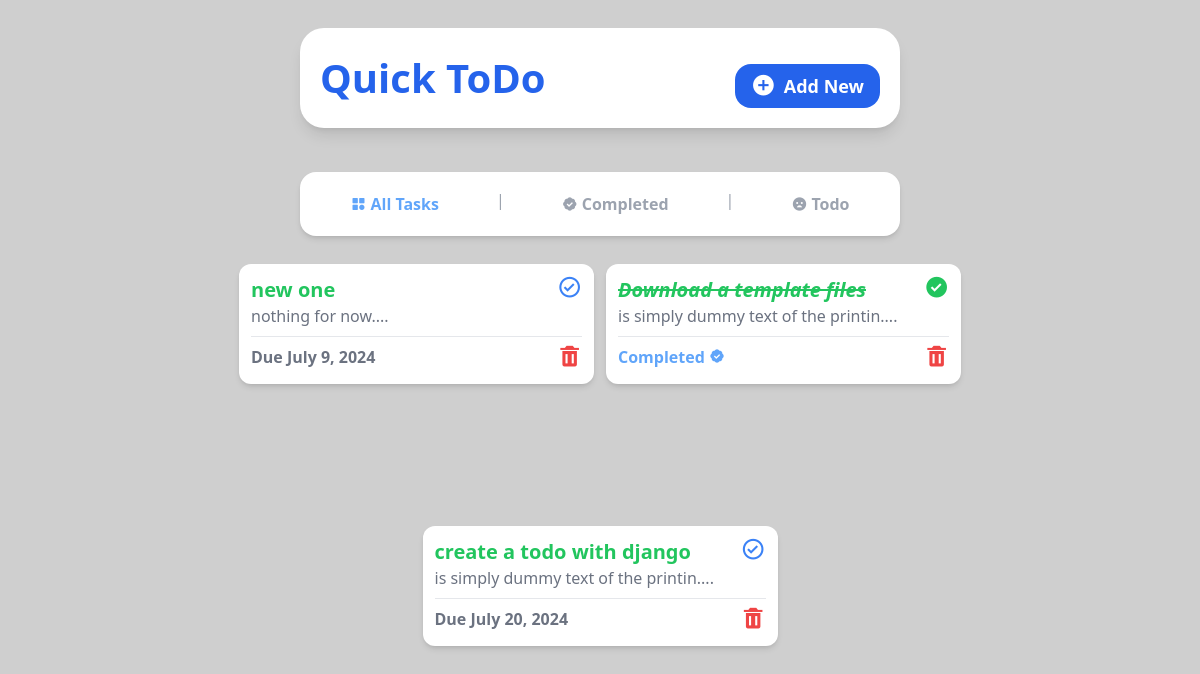
Before: / with the older database file.
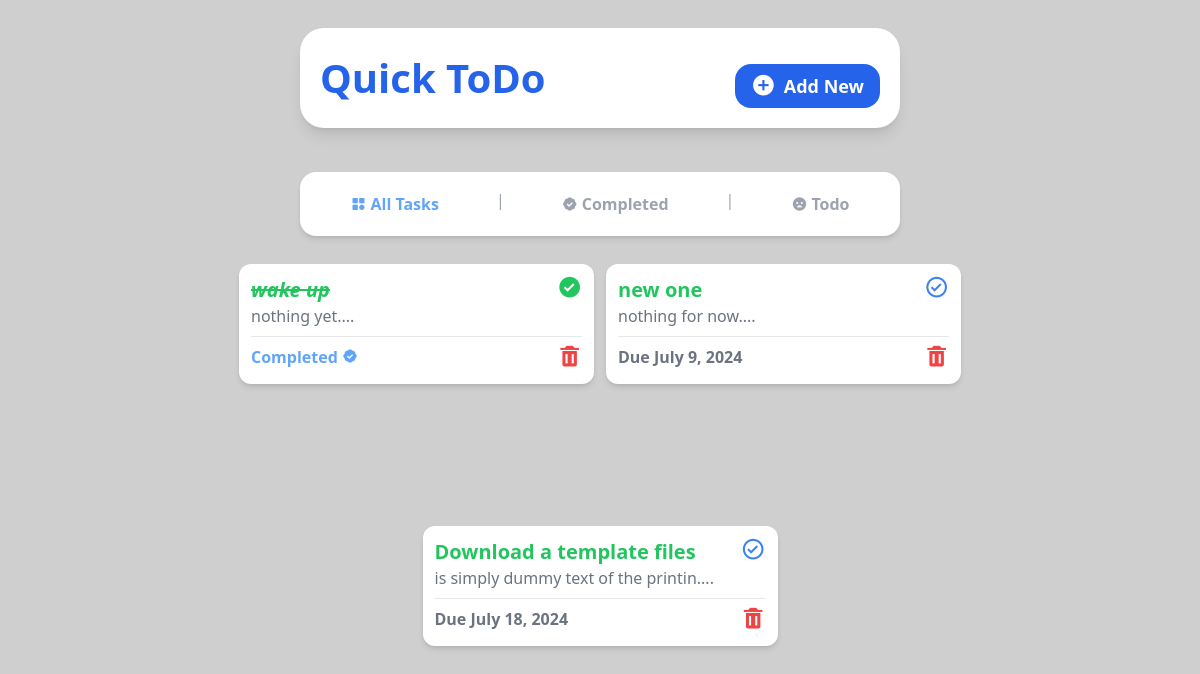
After: the same page with the newer database file.
### tasks/models.py (models this page shows, shortened)
class Task(models.Model):
    title = models.CharField(max_length=35)
    description = models.TextField(null=True, blank=True)
    due_date = models.DateField()
    due_time = models.TimeField()
    completed = models.BooleanField(default=False)

### tasks/views.py (the view)
# urls.py: 2. Add a URL to urlpatterns:  path('', views.home, name='home')
def home(request):
    tasks = Task.objects.all().order_by('-id')
    return render(request, 'index.html', {
        'tasks' : tasks,
    })

### tasks/templates/index.html (shortened to what this page needs)
{% extends 'base.html' %}
{% block content %}
{% include 'nav/homenav.html' %}
  <section
    class="flex flex-1 flex-wrap justify-center gap-3 bg-[#fff0] w-10/12 md:w-11/12 h-full mb-3 rounded-2xl p-3 overflow-y-auto scrollbar-hide"
  >
    {% for task in tasks %}
    {% if task.completed %}
    <div class="w-[355px] flex flex-col shadow-md bg-white h-[120px] rounded-xl p-3">
      <div class="flex flex-row justify-between">
        <div>
          <a href="{% url 'task_detail'  task.id%}">
            <h1
              class="text-green-500 font-semibold text-xl italic line-through"
            >
              {{task.title}}
            </h1>
          </a>
          <p class="text-gray-500 text-md">
           {{task.description | slice:":35"}}....
          </p>
        </div>
        <a href="{% url 'toggle_complete' task.id %}">
          <i class="bx bxs-check-circle bx-sm text-green-500"></i>
        </a>
      </div>
      <hr class="border-t border-gray-200 my-2" />
      <div class="flex flex-row justify-between">
        <h2 class="text-blue-400 font-bold">
          Completed <i class="bx bxs-badge-check"></i>
        </h2>
        <a href="{% url 'delete_task' task.id%}">
          <i class="bx bxs-trash bx-sm text-red-500"></i>
        </a>
      </div>
    </div>
    {%else%}
    <div class="w-[355px] flex flex-col shadow-md bg-white h-[120px] rounded-xl p-3">
      <div class="flex flex-row justify-between">
        <div>
          <a href="{% url 'task_detail' task.id %}">
            <h1 class="text-green-500 font-semibold text-xl">
              {{task.title}}
            </h1>
          </a>
          <p class="text-gray-500 text-md">
            {{task.description | slice:":35"}}....
          </p>
        </div>
        <a href="{% url 'toggle_complete' task.id %}">
          <i class="bx bx-check-circle bx-sm text-blue-500"></i>
        </a>
      </div>
      <hr class="border-t border-gray-200 my-2" />
      <div class="flex flex-row justify-between">
        <h2 class="text-gray-500 font-bold">
          Due {{task.due_date}}
        </h2>
        <a href="{% url 'delete_task' task.id%}">
          <i class="bx bxs-trash bx-sm text-red-500"></i>
        </a>
      </div>
    </div>
    {% endif %}
    {% endfor%}
  </section>
{%endblock content %}

### tasks/templates/base.html (shortened to what this page needs)
{% load static %}
<!DOCTYPE html>
<html lang="en">
  <head>
    <link
      href="https://unpkg.com/boxicons@2.1.4/css/boxicons.min.css"
      rel="stylesheet"
    />
    <link rel="stylesheet" href="{% static 'style.css' %} " />
  </head>
  <body
    class="bg-[#cfcfcf] flex flex-col items-center justify-center gap-4 h-screen"
  >
    <header
      class="bg-white shadow-lg w-10/12 h-auto rounded-3xl flex flex-col sm:flex-row justify-between items-center p-5 m-7 md:w-3/6"
    >
      <h1 class="text-blue-600 font-bold text-[40px]">Quick ToDo</h1>
      <a
        class="bg-blue-600 py-2 px-4 text-white font-semibold rounded-2xl text-lg mt-4 flex items-center gap-2"
        href="{% url 'add_task' %}"
        ><i class="bx bxs-plus-circle bx-sm"></i> Add New</a
      >
    </header>
        {% block content %}
        {% endblock %}
  </body>
</html>

### tasks/templates/nav/homenav.html
<nav
      class="bg-white transition-all-[1s] shadow-md w-10/12 rounded-2xl h-auto p-4 flex flex-row justify-around md:w-3/6"
    >
      <a
        href="{% url 'home' %}"
        class="text-blue-400 transition duration-300 ease-out hover:ease-in hover:text-blue-500 font-semibold py-1 px-3 flex items-center gap-1"
        ><i class="bx bxs-category"></i>All Tasks</a
      >
      <span class="text-gray-400">|</span>
      <a
        href="{% url 'done' %}"
        class="font-semibold text-gray-400 py-1 px-3 flex items-center gap-1"
        ><i class="bx bxs-badge-check"></i>Completed</a
      >
      <span class="text-gray-400">|</span>
      <a
        href="{% url 'remaining' %}"
        class="font-semibold text-gray-400 py-1 px-3 flex items-center gap-1"
        ><i class="bx bxs-sad"></i>Todo</a
      >
    </nav>

Changed rows visible on the page:
removed Task: title "create a todo with django", description "is simply dummy text of the printin", due_date "July 20, 2024"
added Task: title "wake up", description "nothing yet"
changed Task "Download a template files": due_date (not shown) → "July 18, 2024"; completed "Completed" → "Due"
